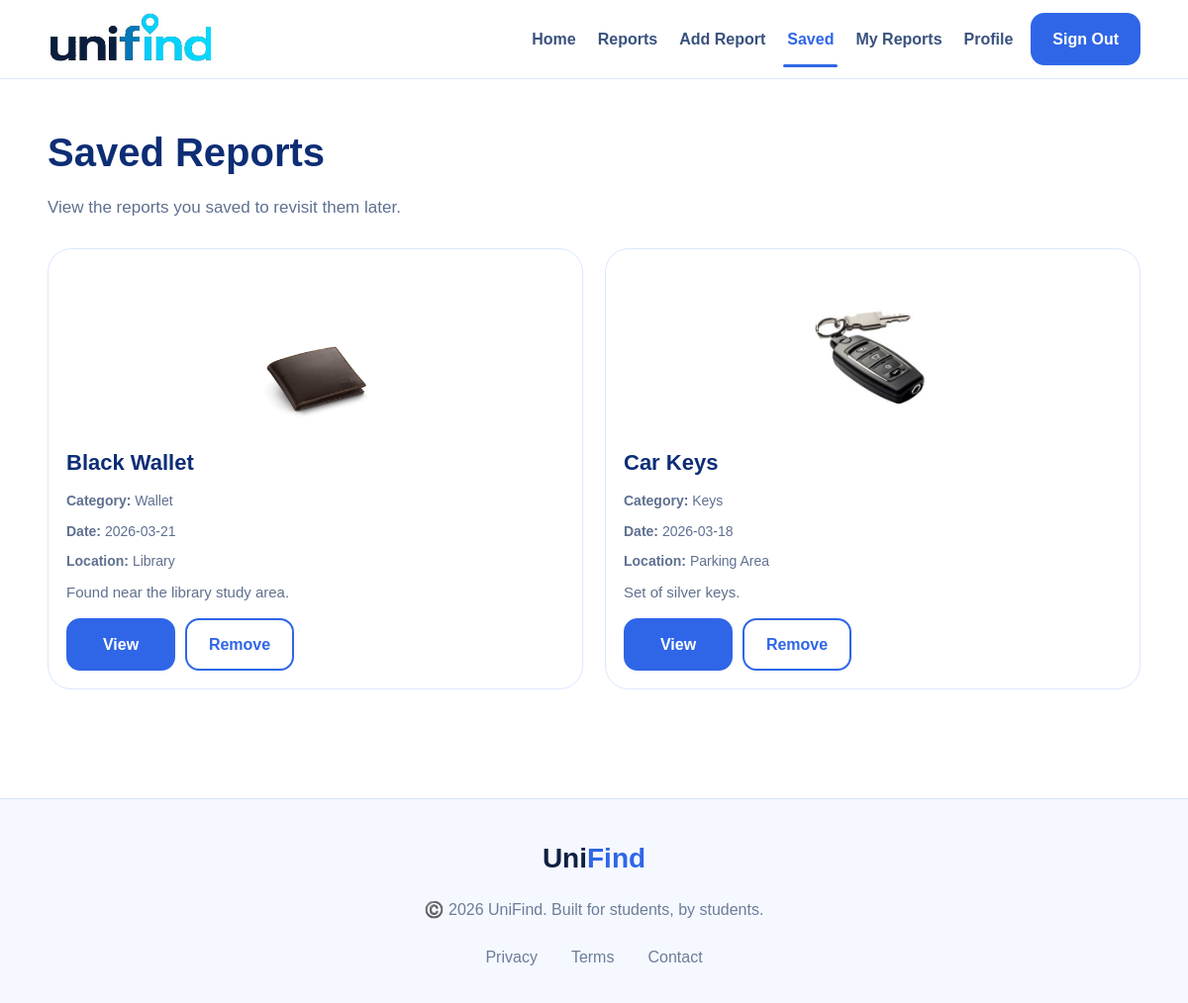
/saved.php (signed in), run on the app's committed database.
### tables this page shows
CREATE TABLE `reports` (
  `reportID` int(11) NOT NULL,
  `item_name` varchar(100) NOT NULL,
  `description` text,
  `date` date NOT NULL,
  `location` varchar(150) DEFAULT NULL,
  `imageURL` varchar(255) NOT NULL,
  `phone` varchar(15) NOT NULL,
  `userID` int(11) NOT NULL,
  `catID` int(11) NOT NULL,
  `adminID` int(11) DEFAULT NULL
);

CREATE TABLE `categories` (
  `catID` int(11) NOT NULL,
  `catName` varchar(50) NOT NULL
);

### saved.php (the view, shortened to what this page needs)
<?php
include 'db.php';
$userID = $_SESSION['userID'];
$stmt = $conn->prepare("
    SELECT
        r.reportID,
        r.item_name,
        r.description,
        r.date,
        r.location,
        r.imageURL,
        r.phone,
        c.catName
    FROM saved_reports sr
    JOIN reports r ON sr.reportID = r.reportID
    JOIN categories c ON r.catID = c.catID
    WHERE sr.userID = ?
    ORDER BY sr.savedAt DESC
");
$stmt->bind_param("i", $userID);
$stmt->execute();
$reports = $stmt->get_result();
?>
<!doctype html>
<html lang="en">
  <head>
    <link rel="stylesheet" href="styles.css" />
  </head>
  <body data-page="saved">
    <header class="main-header">
      <div class="container navbar">
        <a href="index.php" class="logo">
          <img src="images/logo.jpeg" alt="Unified Logo" class="logo-rect" />
        </a>
        <nav class="nav-links nav-links-full">
          <a href="index.php" class="nav-link-text">Home</a>
          <a href="reports.php" class="nav-link-text">Reports</a>
          <a href="add-report.php" class="nav-link-text">Add Report</a>
          <a href="saved.php" class="nav-link-text active-link">Saved</a>
          <a href="my-reports.php" class="nav-link-text">My Reports</a>
          <a href="profile.php" class="nav-link-text">Profile</a>
          <a href="logout.php" class="nav-btn primary-btn">Sign Out</a>
        </nav>
      </div>
    </header>
    <main class="reports-page">
      <div class="container">
        <div class="page-heading">
          <h1>Saved Reports</h1>
          <p>View the reports you saved to revisit them later.</p>
        </div>
        <section>
          <div id="savedList" class="reports-grid">
            <?php if ($reports->num_rows > 0): ?>
              <?php while ($report = $reports->fetch_assoc()): ?>
                <div class="report-card">
                  <img
                    src="<?php echo htmlspecialchars($report['imageURL']); ?>"
                    alt="<?php echo htmlspecialchars($report['item_name']); ?>"
                  />
                  <h3><?php echo htmlspecialchars($report['item_name']); ?></h3>
                  <div class="meta">
                    <strong>Category:</strong>
                    <?php echo htmlspecialchars($report['catName']); ?>
                  </div>
                  <div class="meta">
                    <strong>Date:</strong>
                    <?php echo htmlspecialchars($report['date']); ?>
                  </div>
                  <div class="meta">
                    <strong>Location:</strong>
                    <?php echo htmlspecialchars($report['location']); ?>
                  </div>
                  <p><?php echo htmlspecialchars($report['description']); ?></p>
                  <div class="actions">
                    <a
                      href="report-details.php?id=<?php echo $report['reportID']; ?>"
                      class="primary-btn"
                    >
                      View
                    </a>
                    <a
                      href="toggle-save.php?id=<?php echo $report['reportID']; ?>&action=unsave&return=saved"
                      class="secondary-btn"
                    >
                      Remove
                    </a>
                  </div>
                </div>
              <?php endwhile; ?>
            <?php else: ?>
              <div class="empty-state">No saved reports yet.</div>
            <?php endif; ?>
          </div>
        </section>
      </div>
    </main>
    <footer class="site-footer clean-footer">
      <div class="container clean-footer-content">
        <h3>
          <span class="footer-dark">Uni</span><span class="footer-blue">Find</span>
        </h3>
        <p>©️ 2026 UniFind. Built for students, by students.</p>
        <div class="clean-footer-links">
          <a href="#">Privacy</a>
          <a href="#">Terms</a>
          <a href="#">Contact</a>
        </div>
      </div>
    </footer>
  </body>
</html>

### styles.css (style rules this page uses)
* { box-sizing: border-box; }
html { scroll-behavior: smooth; }
body { margin: 0; font-family: Arial, sans-serif; background: #ffffff; color: #102043; line-height: 1.6; }
a { text-decoration: none; color: inherit; }
img { display: block; max-width: 100%; }
.container { width: min(1120px, 92%); margin: 0 auto; }
.main-header { background: #ffffff; border-bottom: 1px solid #dbe7ff; position: sticky; top: 0; z-index: 1000; }
.navbar { min-height: 78px; display: flex; align-items: center; justify-content: space-between; gap: 20px; padding: 12px 0; }
.nav-links { display: flex; align-items: center; gap: 14px; flex-wrap: wrap; }
.nav-links-full { justify-content: flex-end; }
.page-heading { margin-bottom: 28px; }
.page-heading h1 { margin: 0 0 10px; font-size: 40px; color: #0d2d75; font-weight: 800; }
.page-heading p { margin: 0; color: #5f7090; font-size: 17px; max-width: 760px; }
.auth-page, .form-page, .reports-page, .details-page, .admin-page { padding: 42px 0 60px; }
.logo { display: flex; align-items: center; gap: 14px; }
.primary-btn, .secondary-btn, .nav-btn, .form-btn, .card-btn { border: none; border-radius: 14px; padding: 12px 20px; cursor: pointer; display: inline-flex; align-items: center; justify-content: center; font-weight: 700; transition: 0.2s ease; }
.primary-btn { background: #2f66e7; color: #ffffff; }
.secondary-btn { background: #ffffff; border: 2px solid #d8e5ff; color: #102043; }
.nav-btn { min-width: 100px; }
.nav-link-text { color: #39527f; font-weight: 600; padding: 8px 4px; position: relative; }
.active-link { color: #2f66e7; }
.active-link::after { content: ""; position: absolute; right: 0; left: 0; bottom: -8px; height: 3px; border-radius: 999px; background: #2f66e7; }
.info-card, .landing-card, .feature-item, .feature-card, .admin-card, .form-card, .report-card, .details-card, .filters-box, .cta-box { background: #ffffff; border: 1px solid #dbe7ff; border-radius: 24px; }
.reports-grid { display: grid; grid-template-columns: repeat(auto-fit, minmax(280px, 1fr)); gap: 22px; }
.report-card { padding: 18px; }
.report-card img { width: 100%; height: 180px; object-fit: contain; background: #ffffff; border-radius: 12px; padding: 10px; }
.report-card h3 { margin: 0 0 10px; color: #0d2d75; font-size: 22px; }
.report-card p { margin: 0 0 10px; color: #60708d; font-size: 15px; }
.meta { font-size: 14px; color: #5f7090; margin-bottom: 8px; }
.actions { display: flex; gap: 10px; flex-wrap: wrap; margin-top: 14px; }
.actions .primary-btn, .actions .secondary-btn { min-width: 110px; }
.primary-btn, .nav-btn.primary-btn { background: #2f66e7; color: #ffffff; border: 2px solid #2f66e7; }
.secondary-btn, .nav-btn.secondary-btn { background: #ffffff; color: #2f66e7; border: 2px solid #2f66e7; }
.site-footer { margin-top: 40px; border-top: 1px solid #dbe7ff; background: #ffffff; }
.clean-footer { background: #ffffff; border-top: 1px solid #dbe7ff; margin-top: 50px; }
.clean-footer-content { text-align: center; padding: 38px 0 34px; }
.clean-footer-content h3 { margin: 0 0 16px; font-size: 28px; font-weight: 800; }
.footer-dark { color: #102043; }
.footer-blue { color: #2f66e7; }
.clean-footer-content p { margin: 0 0 22px; color: #6c7d99; font-size: 16px; }
.clean-footer-links { display: flex; justify-content: center; gap: 34px; flex-wrap: wrap; }
.clean-footer-links a { color: #6c7d99; font-size: 16px; font-weight: 500; }
.clean-footer { background: #f5f8ff; border-top: 1px solid #d6e3ff; margin-top: 50px; }
.logo-rect { height: 55px; width: auto; object-fit: contain; display: block; }

### data on the page
reports: imageURL (picture), item_name "Black Wallet", catID.catName "Wallet", date "2026-03-21", location "Library", description "Found near the library study area."
reports: imageURL (picture), item_name "Car Keys", catID.catName "Keys", date "2026-03-18", location "Parking Area", description "Set of silver keys."
